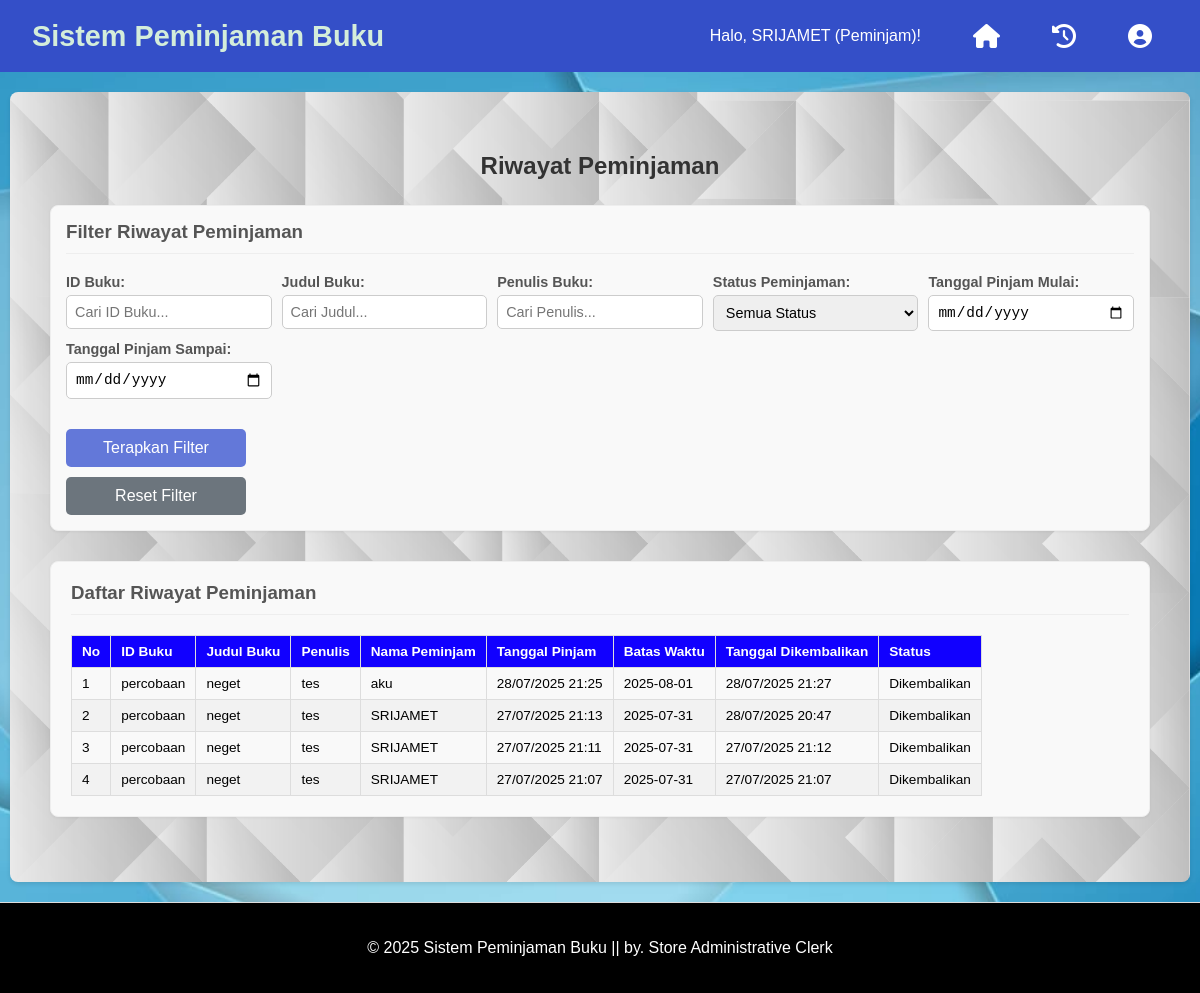
The page /loan_history (signed in) on the database its author committed.
### tables this page shows
CREATE TABLE users (
            id INTEGER PRIMARY KEY AUTOINCREMENT,
            username TEXT UNIQUE NOT NULL,
            password TEXT NOT NULL,
            email TEXT,
            role TEXT DEFAULT 'peminjam',
            registration_date TIMESTAMP DEFAULT CURRENT_TIMESTAMP,
            full_name TEXT,
            reset_token TEXT,             -- Kolom untuk token reset password
            reset_token_expiration TEXT   -- Kolom untuk masa berlaku token
        );

CREATE TABLE loans (
            id INTEGER PRIMARY KEY AUTOINCREMENT,
            book_id TEXT NOT NULL,
            user_id INTEGER,
            borrower_name_manual TEXT,
            borrower_email TEXT,
            petugas_id INTEGER,
            petugas_name_manual TEXT,
            loan_date TEXT NOT NULL,
            due_date TEXT NOT NULL,
            return_date TEXT,
            recorded_by TEXT, -- Tambah kolom recorded_by
            FOREIGN KEY (book_id) REFERENCES books(id),
            FOREIGN KEY (user_id) REFERENCES users(id),
            FOREIGN KEY (petugas_id) REFERENCES users(id)
        );

CREATE TABLE books (
            id TEXT PRIMARY KEY,
            title TEXT NOT NULL,
            author TEXT NOT NULL,
            status TEXT NOT NULL DEFAULT 'Tersedia'
        );

### app.py (the view, shortened to what this page needs)
@app.route('/loan_history')
@login_required
def loan_history():
    conn = get_db_connection()
    filter_book_id = request.args.get('book_id', '').strip()
    filter_book_title = request.args.get('book_title', '').strip()
    filter_book_author = request.args.get('book_author', '').strip()
    filter_borrower_name = request.args.get('borrower_name', '').strip()
    filter_borrower_email = request.args.get('borrower_email', '').strip()
    filter_petugas = request.args.get('petugas', '').strip()
    filter_status = request.args.get('status', '').strip()
    filter_loan_date_start = request.args.get('loan_date_start', '').strip()
    filter_loan_date_end = request.args.get('loan_date_end', '').strip()
    query = '''
        SELECT
            l.id,
            b.title AS book_title,
            b.id AS book_id,
            b.author AS book_author,
            -- Prioritize borrower_name_manual, then full_name, then username
            COALESCE(l.borrower_name_manual, bu.full_name, bu.username) AS borrower_name,
            l.borrower_email,
            l.loan_date,
            l.due_date,
            l.return_date,
            l.recorded_by,
            -- Prioritize recorded_by, then petugas_name_manual, then username
            COALESCE(l.recorded_by, l.petugas_name_manual, pu.username, 'Tidak Diketahui') AS petugas_name_display,
            CASE
                WHEN l.return_date IS NOT NULL AND DATE(l.return_date) > DATE(l.due_date) THEN 'Dikembalikan (Terlambat)'
                WHEN l.return_date IS NOT NULL THEN 'Dikembalikan'
                WHEN DATE(l.due_date) < DATE('now', 'localtime') AND l.return_date IS NULL THEN 'Terlambat'
                ELSE 'Dipinjam'
            END AS status_display
        FROM
            loans l
        JOIN
            books b ON l.book_id = b.id
        LEFT JOIN
            users bu ON l.user_id = bu.id -- Alias for Borrower User (peminjam)
        LEFT JOIN
            users pu ON l.petugas_id = pu.id -- Alias for Petugas User (petugas yang mencatat)
        WHERE 1=1
    '''
    params = []
    if not current_user.is_admin() and not current_user.is_developer():
        query += " AND (l.user_id = ? OR (l.user_id IS NULL AND l.borrower_email = ?))"
        params.append(current_user.id)
        params.append(current_user.email)
    if filter_book_id:
        query += " AND b.id LIKE ?"
        params.append(f'%{filter_book_id}%')
    if filter_book_title:
        query += " AND b.title LIKE ?"
        params.append(f'%{filter_book_title}%')
    if filter_book_author:
        query += " AND b.author LIKE ?"
        params.append(f'%{filter_book_author}%')
    if filter_borrower_name:
        query += " AND (l.borrower_name_manual LIKE ? OR bu.full_name LIKE ? OR bu.username LIKE ?)"
        params.append(f'%{filter_borrower_name}%')
        params.append(f'%{filter_borrower_name}%')
        params.append(f'%{filter_borrower_name}%')
    if filter_borrower_email:
        query += " AND l.borrower_email LIKE ?"
        params.append(f'%{filter_borrower_email}%')
    if filter_petugas:
        query += " AND (l.recorded_by LIKE ? OR l.petugas_name_manual LIKE ? OR pu.username LIKE ?)"
        params.append(f'%{filter_petugas}%')
        params.append(f'%{filter_petugas}%')
        params.append(f'%{filter_petugas}%')
    query += " ORDER BY l.loan_date DESC, l.id DESC"
    loans = conn.execute(query, params).fetchall()
    conn.close()
    applied_filters = {
        'book_id': filter_book_id,
        'book_title': filter_book_title,
        'book_author': filter_book_author,
        'borrower_name': filter_borrower_name,
        'borrower_email': filter_borrower_email,
        'petugas': filter_petugas,
        'status': filter_status,
        'loan_date_start': filter_loan_date_start,
        'loan_date_end': filter_loan_date_end
    }
    return render_template('loan_history.html', loans=loans, applied_filters=applied_filters, current_user=current_user)

### templates/loan_history.html (shortened to what this page needs)
{% extends "base.html" %}
{% block content %}
<div class="dashboard-container">
    <h2>Riwayat Peminjaman</h2>
    <div class="section filter-section">
        <h3>Filter Riwayat Peminjaman</h3>
        <form method="GET" action="{{ url_for('loan_history') }}" class="loan-history-filter-form">
            <div class="filter-grid">
                <div class="form-group">
                    <label for="filter_book_id">ID Buku:</label>
                    <input type="text" id="filter_book_id" name="book_id" value="{{ applied_filters.book_id if applied_filters else '' }}" placeholder="Cari ID Buku...">
                </div>
                <div class="form-group">
                    <label for="filter_book_title">Judul Buku:</label>
                    <input type="text" id="filter_book_title" name="book_title" value="{{ applied_filters.book_title if applied_filters else '' }}" placeholder="Cari Judul...">
                </div>
                <div class="form-group">
                    <label for="filter_book_author">Penulis Buku:</label>
                    <input type="text" id="filter_book_author" name="book_author" value="{{ applied_filters.book_author if applied_filters else '' }}" placeholder="Cari Penulis...">
                </div>
                <div class="form-group">
                    <label for="filter_status">Status Peminjaman:</label>
                    <select id="filter_status" name="status">
                        <option value="">Semua Status</option>
                    </select>
                </div>
                <div class="form-group">
                    <label for="filter_loan_date_start">Tanggal Pinjam Mulai:</label>
                    <input type="date" id="filter_loan_date_start" name="loan_date_start" value="{{ applied_filters.loan_date_start if applied_filters else '' }}">
                </div>
                <div class="form-group">
                    <label for="filter_loan_date_end">Tanggal Pinjam Sampai:</label>
                    <input type="date" id="filter_loan_date_end" name="loan_date_end" value="{{ applied_filters.loan_date_end if applied_filters else '' }}">
                </div>
            </div>
            <div class="button-group filter-buttons">
                <button type="submit" class="button">Terapkan Filter</button>
                <button type="button" class="button cancel-button" id="resetFilterButton">Reset Filter</button>
            </div>
        </form>
    </div>
    <div class="section">
        <h3>Daftar Riwayat Peminjaman</h3>
        <table class="data-table" id="loanHistoryTable">
            <thead>
                <tr>
                    <th>No</th>
                    <th>ID Buku</th>
                    <th>Judul Buku</th>
                    <th>Penulis</th>
                    <th>Nama Peminjam</th>
                    <th>Tanggal Pinjam</th>
                    <th>Batas Waktu</th>
                    <th>Tanggal Dikembalikan</th>
                    <th>Status</th>
                </tr>
            </thead>
            <tbody>
                {% if loans %}
                    {% for loan in loans %}
                    <tr>
                        <td>{{ loop.index }}</td>
                        <td>{{ loan.book_id }}</td>
                        <td>{{ loan.book_title }}</td>
                        <td>{{ loan.book_author }}</td>
                        <td>{{ loan.borrower_name }}</td>
                        <td>{{ loan.loan_date | datetimeformat }}</td>
                        <td>{{ loan.due_date }}</td>
                        <td>{{ loan.return_date | datetimeformat if loan.return_date else '-' }}</td>
                        <td>
                            {% if 'Terlambat' in loan.status_display %}
                                <span class="overdue-text">{{ loan.status_display }}</span>
                            {% else %}
                                {{ loan.status_display }}
                            {% endif %}
                        </td>
                    </tr>
                    {% endfor %}
                {% else %}
                    <tr>
                        <td colspan="{{ 11 if current_user.is_admin() else 8 }}">Tidak ada riwayat peminjaman yang cocok dengan filter.</td>
                    </tr>
                {% endif %}
            </tbody>
        </table>
    </div>
</div>
{% endblock %}

### templates/base.html (shortened to what this page needs)
<!DOCTYPE html>
<html lang="id">
<head>
    <link rel="stylesheet" href="{{ url_for('static', filename='style.css') }}">
    <link rel="stylesheet" href="https://cdnjs.cloudflare.com/ajax/libs/font-awesome/6.0.0-beta3/css/all.min.css">
</head>
<body>
    <header>
        <h1>Sistem Peminjaman Buku</h1>
        <nav>
            <ul class="nav-links">
                {% if current_user.is_authenticated %}
                    <li><span>Halo, {{ current_user.full_name if current_user.full_name else current_user.username }} ({{ current_user.role.capitalize() }})!</span></li>
                    {% if not current_user.is_admin() and not current_user.is_developer() %}
                        <li><a href="{{ url_for('dashboard') }}" aria-label="Dashboard" title="Dashboard"><i class="fas fa-home menu-icon"></i></a></li>
                    {% endif %}
                    {% if current_user.is_admin() %}
                        <li><a href="{{ url_for('admin_dashboard') }}" aria-label="Dashboard Admin" title="Dashboard Admin"><i class="fas fa-tachometer-alt menu-icon"></i></a></li>
                        <li><a href="{{ url_for('loan_history') }}" aria-label="Riwayat Peminjaman Admin" title="Riwayat Peminjaman (Admin)"><i class="fas fa-history menu-icon"></i></a></li>
                    {% else %}
                        <li><a href="{{ url_for('loan_history') }}" aria-label="Riwayat Peminjaman Saya" title="Riwayat Peminjaman Saya"><i class="fas fa-history menu-icon"></i></a></li>
                    {% endif %}
                    <li><a href="#" id="profile-toggle-button" aria-label="Profil Anda" title="Profil"><i class="fas fa-user-circle menu-icon"></i></a></li>
                {% else %}
                    <li><a href="{{ url_for('login') }}" aria-label="Login" title="Login"><i class="fas fa-sign-in-alt menu-icon"></i></a></li>
                    <li><a href="{{ url_for('register') }}" aria-label="Daftar" title="Daftar"><i class="fas fa-user-plus menu-icon"></i></a></li>
                {% endif %}
            </ul>
        </nav>
    </header>
    <main id="main-content">
        {% block content %}{% endblock %}
    </main>
    <footer>
        <p>&copy; 2025 Sistem Peminjaman Buku || by. Store Administrative Clerk</p>
    </footer>
</body>
</html>

### rows shown on the page
users: full_name "SRIJAMET", role "Peminjam"
loans: book_id "percobaan", book_title "neget", book_author "tes", borrower_name "aku", loan_date "28/07/2025 21:25", due_date "2025-08-01", return_date "28/07/2025 21:27", status_display "Dikembalikan"
loans: book_id "percobaan", book_title "neget", book_author "tes", borrower_name "SRIJAMET", loan_date "27/07/2025 21:13", due_date "2025-07-31", return_date "28/07/2025 20:47", status_display "Dikembalikan"
loans: book_id "percobaan", book_title "neget", book_author "tes", borrower_name "SRIJAMET", loan_date "27/07/2025 21:11", due_date "2025-07-31", return_date "27/07/2025 21:12", status_display "Dikembalikan"
loans: book_id "percobaan", book_title "neget", book_author "tes", borrower_name "SRIJAMET", loan_date "27/07/2025 21:07", due_date "2025-07-31", return_date "27/07/2025 21:07", status_display "Dikembalikan"
